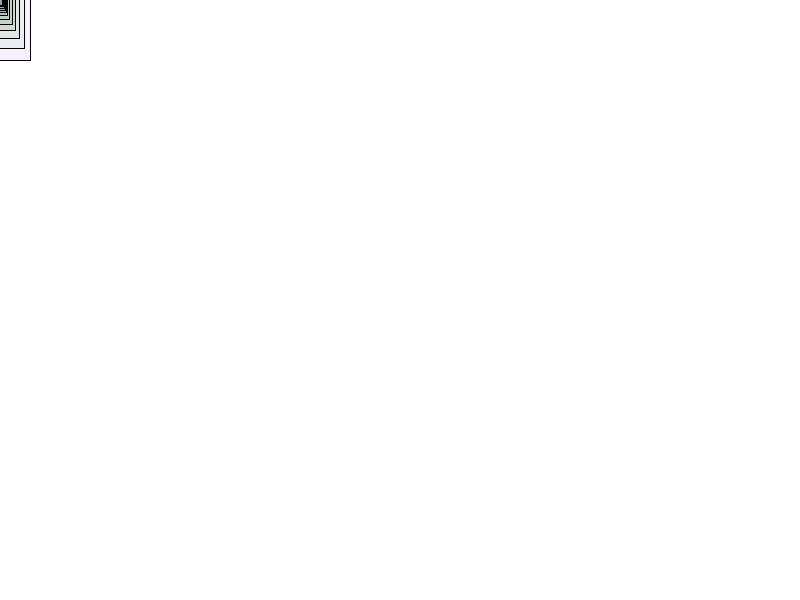
Frame 1 (no input)
Frame 60 (the mouse pressed at the canvas centre just before this capture): identical to frame 1, image omitted
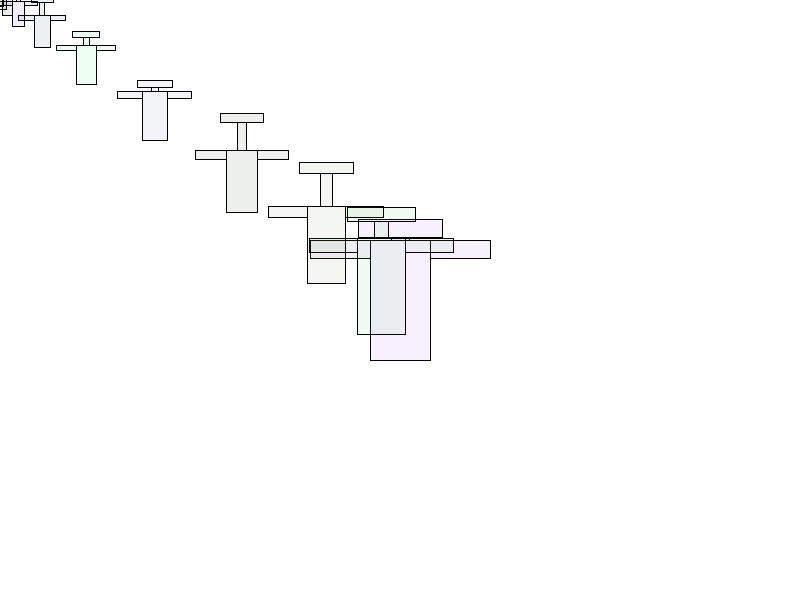
Frame 120 (the mouse held since frame 60 and released just before this capture)

The Processing sketch that drew these frames (run headless with seeded random() and noise(); from frame 60 on, the mouse is pressed at the canvas centre):

// Processing sketch: robotTutorial
// ── robotTutorial.pde
ArrayList<Robot> robots;
int numberOfRobots = 12;

void setup () {
  size(800, 600);
  robots = new ArrayList<Robot>();
  float scale = 0.6;
  for (int i = 0; i < numberOfRobots; ++i) {
    color robotColor = color(random(255), random(255), random(255), 20);
    robots.add(new Robot(robotColor, scale));
    scale *=0.8;
  }
}

void draw() {
  background(255);

  robots.get(0).moveTo(mouseX, mouseY);
  robots.get(0).draw();

  for (int i = 1; i < numberOfRobots; ++i) {
    Robot previousRobot = robots.get(i-1);
    Robot currentRobot = robots.get(i);
    currentRobot.easeTowards(previousRobot.x, previousRobot.y, 0.05);
    robots.get(i).draw();
  }
}

// ── GridLines.pde
/*
Example usage:
  pushMatrix();
  translate(width/2, height/2);
  drawGrid(-width/2, -height/2, 20, 100, 12);
  drawMouseCoordinates(-width/2, -height/2, 9);
  popMatrix();
*/
 
void drawGrid(int xStart, int yStart, int minorIncrement, int majorIncrement, float textHeight) {
  //minor grid
  drawGridLines(xStart, yStart, minorIncrement, 245);
  //major grid
  drawGridLines(xStart, yStart, majorIncrement, 220);
  drawGridLabels(xStart, yStart, majorIncrement, textHeight);
}
 
void drawGridLines(int xStart, int yStart, int gridInterval, int color_) {
  stroke(color_);
  strokeWeight(1);
  fill(0);
 
  xStart -= xStart % gridInterval;
  yStart -= yStart % gridInterval;
 
  //draw vertical lines
  for (int i = 0; i < width; i += gridInterval) {
    int x = xStart + i;
    line(x, -1000000, x, 1000000);
  }
  //draw horizontal lines
  for (int j = 0; j < height; j += gridInterval) {
    line(-1000000, yStart + j, 1000000, yStart + j);
  }
}
 
void drawGridLabels(int xStart, int yStart, int gridInterval, float textHeight) {
  textSize(textHeight);
  fill(150);
  xStart -= xStart % gridInterval;
  yStart -= yStart % gridInterval;
 
 
  //draw x-axis labels
  for (int i = 0; i < width; i += gridInterval) {
    int x = xStart + i;
    String xAxisLabel = ""+x;
    text(xAxisLabel, x - textWidth(xAxisLabel)/2, textHeight/2);
  }
 
  //draw y-axis labels
  for (int j = 0; j < height; j += gridInterval) {
    int y = yStart + j;
    String yAxisLabel = ""+y;
    text(yAxisLabel, - textWidth(yAxisLabel)/2, y + textHeight/2);
  }
}
 
void drawMouseCoordinates(float xLeft, float yTop, float textHeight) {
  fill(127);
  String label = "("+(mouseX + xLeft) + ","+(mouseY+ yTop)+")";
  textSize(textHeight);
  text(label, xLeft + 5, yTop + textHeight);
}


// ── robotClass.pde
class Robot {
  float x = 0;//location of robot
  float y = 0;//location of robot
  float scale = 1;//size of robot
  int robotColor;
  
  Robot(int robotColor_, float scale_) {
    robotColor = robotColor_;
    scale = scale_;
  }
  
  void moveTo(float x_, float y_) {
  x = x_;
  y = y_;
}

void draw() {

  //draw a grid to help me draw my robot
  pushMatrix();
  fill(robotColor);
  translate(x, y);

  //draw body of robot
  float bodyWidth = 100 * scale;
  float bodyHeight = 200 * scale;
  float yTopOfBody = -bodyHeight/2;
  rect(-bodyWidth/2, yTopOfBody, bodyWidth, bodyHeight);
  
  //draw neck of robot
  float neckWidth = 30 * scale;
  float neckHeight = 50*(1+cos(millis() * 0.001 / scale)) * scale;
  float yTopOfNeck = yTopOfBody - neckHeight;
  rect(-neckWidth/2, yTopOfNeck, neckWidth, neckHeight);
  
  //draw head of robot
  float headWidth = 140 * scale;
  float headHeight = 30 * scale;
  float yTopOfHead = yTopOfNeck - headHeight;
  rect(-headWidth/2, yTopOfHead, headWidth, headHeight);
  
  //draw arms of robot
  float armWidth = 100 * scale;
  float armHeight = 30 * scale;
  float yTopOfArm = bodyHeight;
  rect(armWidth/2, yTopOfBody, armWidth, armHeight);
  rect(-armWidth/2 + yTopOfBody, yTopOfBody, armWidth, armHeight);
  
  popMatrix();
}

void easeTowards(float targetX, float targetY, float easing) {
  float dx = targetX - x;
  if (abs(dx) > 1) {
    x += dx * easing;
  }
  
  float dy = targetY - y;
  if(abs(dy) > 1) {
    y += dy * easing;
    }
  }
}
